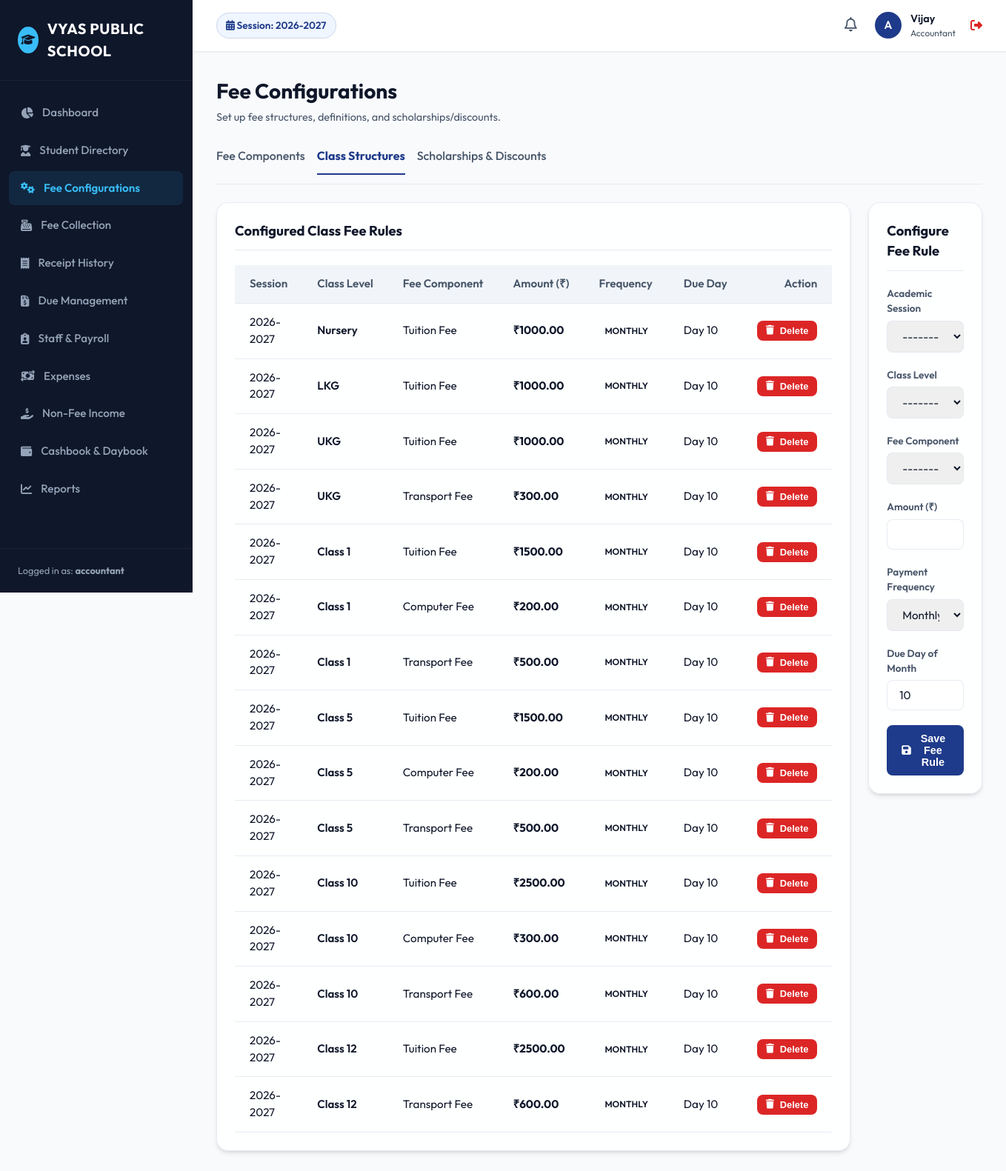
Screenshot of /fees/class-fees/ (signed in) with the database file from the repository.
### users/models.py (models this page shows, shortened)
class User(AbstractUser, SoftDeleteModel):
    SUPER_ADMIN = 'SUPER_ADMIN'
    SCHOOL_ADMIN = 'SCHOOL_ADMIN'
    ACCOUNTANT = 'ACCOUNTANT'
    PRINCIPAL = 'PRINCIPAL'
    TEACHER = 'TEACHER'
    RECEPTIONIST = 'RECEPTIONIST'
    ROLE_CHOICES = [
        (SUPER_ADMIN, 'Super Admin'),
        (SCHOOL_ADMIN, 'School Admin'),
        (ACCOUNTANT, 'Accountant'),
        (PRINCIPAL, 'Principal'),
        (TEACHER, 'Teacher'),
        (RECEPTIONIST, 'Receptionist'),
    ]
    role = models.CharField(max_length=20, choices=ROLE_CHOICES, default=SCHOOL_ADMIN)
    mobile = models.CharField(max_length=15, blank=True, null=True)
    objects = SoftDeleteUserManager()
    def is_school_admin(self):
        return self.role in [self.SUPER_ADMIN, self.SCHOOL_ADMIN]
    def is_accountant(self):
        return self.role in [self.SUPER_ADMIN, self.ACCOUNTANT]

### academics/models.py (models this page shows, shortened)
class AcademicSession(SoftDeleteModel):
    name = models.CharField(max_length=20, unique=True, help_text="e.g. 2026-2027")
    start_date = models.DateField()
    end_date = models.DateField()
    is_active = models.BooleanField(default=False)
    class Meta:
        ordering = ['-start_date']
    def __str__(self):
        return f"{self.name} {'(Active)' if self.is_active else ''}"

class ClassLevel(SoftDeleteModel):
    name = models.CharField(max_length=50, unique=True, help_text="e.g. Class 1, LKG, Nursery")
    class Meta:
        ordering = ['id'] # Order by creation or ID to maintain logical order Nursery -> Class 12
    def __str__(self):
        return self.name

### fees/models.py (models this page shows, shortened)
class ClassFeeStructure(SoftDeleteModel):
    FREQUENCY_CHOICES = [
        ('MONTHLY', 'Monthly'),
        ('QUARTERLY', 'Quarterly'),
        ('ANNUAL', 'Annual'),
    ]
    academic_session = models.ForeignKey(AcademicSession, on_delete=models.CASCADE, related_name='class_fees')
    class_level = models.ForeignKey(ClassLevel, on_delete=models.CASCADE, related_name='class_fees')
    fee_type = models.ForeignKey(FeeType, on_delete=models.CASCADE, related_name='class_fees')
    amount = models.DecimalField(max_digits=10, decimal_places=2)
    payment_frequency = models.CharField(max_length=20, choices=FREQUENCY_CHOICES, default='MONTHLY')
    due_day_of_month = models.IntegerField(default=10)
    class Meta:
        unique_together = ('academic_session', 'class_level', 'fee_type')
        ordering = ['class_level', 'fee_type']

class FeeType(SoftDeleteModel):
    name = models.CharField(max_length=100, unique=True)
    description = models.TextField(blank=True, null=True)
    def __str__(self):
        return self.name

### fees/views.py (the view)
# urls.py: path('class-fees/', views.class_fee_list, name='class_fee_list'),
@login_required
@accountant_only
def class_fee_list(request):
    structures = ClassFeeStructure.objects.all().select_related('academic_session', 'class_level', 'fee_type')
    if request.method == 'POST':
        form = ClassFeeStructureForm(request.POST)
        if form.is_valid():
            cfs = form.save()
            log_activity(request.user, "CREATE_CLASS_FEE_STRUCTURE", {"class": cfs.class_level.name, "type": cfs.fee_type.name, "amount": str(cfs.amount)})
            messages.success(request, f"Fee Structure configured successfully.")
            return redirect('class_fee_list')
    else:
        form = ClassFeeStructureForm()
    return render(request, 'fees/class_fee_list.html', {'structures': structures, 'form': form})

### fees/forms.py
class ClassFeeStructureForm(forms.ModelForm):
    class Meta:
        model = ClassFeeStructure
        fields = ['academic_session', 'class_level', 'fee_type', 'amount', 'payment_frequency', 'due_day_of_month']
        widgets = {
            'academic_session': forms.Select(attrs={'class': 'form-control'}),
            'class_level': forms.Select(attrs={'class': 'form-control'}),
            'fee_type': forms.Select(attrs={'class': 'form-control'}),
            'amount': forms.NumberInput(attrs={'class': 'form-control', 'step': '0.01'}),
            'payment_frequency': forms.Select(attrs={'class': 'form-control'}),
            'due_day_of_month': forms.NumberInput(attrs={'class': 'form-control', 'min': 1, 'max': 31}),
        }

### academics/context_processors.py (called while the page is built)
def academic_session_processor(request):
    try:
        active_session = AcademicSession.objects.get(is_active=True)
    except AcademicSession.DoesNotExist:
        active_session = AcademicSession.objects.order_by('-start_date').first()
    except AcademicSession.MultipleObjectsReturned:
        active_session = AcademicSession.objects.filter(is_active=True).first()
    return {
        'ACTIVE_SESSION': active_session,
        'ALL_SESSIONS': AcademicSession.objects.all()
    }

### core/models.py (called while the page is built)
    def get_queryset(self):
        return SoftDeleteQuerySet(self.model, using=self._db).filter(is_deleted=False)

### users/models.py (called while the page is built)
    def get_queryset(self):
        return SoftDeleteQuerySet(self.model, using=self._db).filter(is_deleted=False)

### templates/fees/class_fee_list.html (shortened to what this page needs)
{% extends 'base.html' %}
{% block content %}
<div class="page-header">
    <div class="page-title">
        <h1>Fee Configurations</h1>
        <p>Set up fee structures, definitions, and scholarships/discounts.</p>
    </div>
</div>
<div style="display: flex; gap: 16px; margin-bottom: 24px; border-bottom: 1px solid var(--border-color); padding-bottom: 12px;">
    <a href="{% url 'fee_type_list' %}" style="font-weight: 500; color: var(--text-secondary); padding-bottom: 12px;">Fee Components</a>
    <a href="{% url 'class_fee_list' %}" style="font-weight: 700; color: var(--primary); border-bottom: 2px solid var(--primary); padding-bottom: 12px;">Class Structures</a>
    <a href="{% url 'student_discount_list' %}" style="font-weight: 500; color: var(--text-secondary); padding-bottom: 12px;">Scholarships & Discounts</a>
</div>
<div style="display: grid; grid-template-columns: 2fr 1fr; gap: 24px;">
    <div class="glass-panel">
        <div class="panel-header">
            <h2>Configured Class Fee Rules</h2>
        </div>
        <div class="table-responsive">
            <table class="custom-table">
                <thead>
                    <tr>
                        <th>Session</th>
                        <th>Class Level</th>
                        <th>Fee Component</th>
                        <th>Amount (₹)</th>
                        <th>Frequency</th>
                        <th>Due Day</th>
                        <th style="text-align: right;">Action</th>
                    </tr>
                </thead>
                <tbody>
                    {% for struct in structures %}
                    <tr>
                        <td>{{ struct.academic_session.name }}</td>
                        <td style="font-weight: 600;">{{ struct.class_level.name }}</td>
                        <td>{{ struct.fee_type.name }}</td>
                        <td style="font-weight: 700;">₹{{ struct.amount|floatformat:2 }}</td>
                        <td><span class="badge info">{{ struct.payment_frequency }}</span></td>
                        <td>Day {{ struct.due_day_of_month }}</td>
                        <td style="text-align: right;">
                            <form method="POST" action="{% url 'class_fee_delete' struct.pk %}" style="display: inline;" onsubmit="return confirm('Deleting this structure will prevent future allocations. Confirm?');">
                                <button type="submit" class="btn btn-danger btn-sm">
                                    <i class="fa-solid fa-trash"></i> Delete
                                </button>
                            </form>
                        </td>
                    </tr>
                    {% empty %}
                    <tr>
                        <td colspan="7" style="text-align: center; color: var(--text-secondary); padding: 20px;">No class fee structures configured yet.</td>
                    </tr>
                    {% endfor %}
                </tbody>
            </table>
        </div>
    </div>
    <div>
        <div class="glass-panel">
            <div class="panel-header">
                <h2>Configure Fee Rule</h2>
            </div>
            <form method="POST">
                <div class="form-group">
                    <label for="{{ form.academic_session.id_for_label }}">Academic Session</label>
                    {{ form.academic_session }}
                </div>
                <div class="form-group">
                    <label for="{{ form.class_level.id_for_label }}">Class Level</label>
                    {{ form.class_level }}
                </div>
                <div class="form-group">
                    <label for="{{ form.fee_type.id_for_label }}">Fee Component</label>
                    {{ form.fee_type }}
                </div>
                <div class="form-group">
                    <label for="{{ form.amount.id_for_label }}">Amount (₹)</label>
                    {{ form.amount }}
                </div>
                <div class="form-group">
                    <label for="{{ form.payment_frequency.id_for_label }}">Payment Frequency</label>
                    {{ form.payment_frequency }}
                </div>
                <div class="form-group">
                    <label for="{{ form.due_day_of_month.id_for_label }}">Due Day of Month</label>
                    {{ form.due_day_of_month }}
                </div>
                <button type="submit" class="btn btn-primary" style="width: 100%; justify-content: center;">
                    <i class="fa-solid fa-save"></i> Save Fee Rule
                </button>
            </form>
        </div>
    </div>
</div>
{% endblock %}

### templates/base.html (shortened to what this page needs)
{% load static %}
<!DOCTYPE html>
<html lang="en">
<head>
    <link rel="stylesheet" href="https://cdnjs.cloudflare.com/ajax/libs/font-awesome/6.4.0/css/all.min.css">
    <link rel="stylesheet" href="{% static 'css/styles.css' %}">
</head>
<body>
    <div class="app-container">
        <aside class="sidebar">
            <div class="sidebar-header">
                <div class="user-avatar" style="background-color: var(--sidebar-active); color: var(--sidebar-bg);">
                    <i class="fa-solid fa-graduation-cap"></i>
                </div>
                <div class="sidebar-logo">VYAS PUBLIC SCHOOL</div>
            </div>
            <ul class="sidebar-menu">
                <li class="menu-item {% if request.resolver_match.url_name == 'dashboard' %}active{% endif %}">
                    <a href="{% url 'dashboard' %}">
                        <i class="fa-solid fa-chart-pie"></i>
                        <span>Dashboard</span>
                    </a>
                </li>
                <li class="menu-item {% if 'students' in request.path %}active{% endif %}">
                    <a href="{% url 'student_list' %}">
                        <i class="fa-solid fa-user-graduate"></i>
                        <span>Student Directory</span>
                    </a>
                </li>
                {% if request.user.is_accountant or request.user.is_school_admin %}
                <li class="menu-item {% if 'fees' in request.path and 'collect' not in request.path and 'receipts' not in request.path and 'dues' not in request.path %}active{% endif %}">
                    <a href="{% url 'fee_type_list' %}">
                        <i class="fa-solid fa-gears"></i>
                        <span>Fee Configurations</span>
                    </a>
                </li>
                <li class="menu-item {% if 'fees/collect' in request.path %}active{% endif %}">
                    <a href="{% url 'fee_collection_dashboard' %}">
                        <i class="fa-solid fa-cash-register"></i>
                        <span>Fee Collection</span>
                    </a>
                </li>
                <li class="menu-item {% if 'fees/receipts' in request.path %}active{% endif %}">
                    <a href="{% url 'receipt_history' %}">
                        <i class="fa-solid fa-receipt"></i>
                        <span>Receipt History</span>
                    </a>
                </li>
                <li class="menu-item {% if 'fees/dues' in request.path %}active{% endif %}">
                    <a href="{% url 'due_report' %}">
                        <i class="fa-solid fa-file-invoice-dollar"></i>
                        <span>Due Management</span>
                    </a>
                </li>
                {% endif %}
                {% if request.user.role == 'SUPER_ADMIN' or request.user.role == 'SCHOOL_ADMIN' or request.user.role == 'PRINCIPAL' or request.user.is_accountant %}
                <li class="menu-item {% if 'staff' in request.path or 'salar' in request.path %}active{% endif %}">
                    <a href="{% url 'staff_list' %}">
                        <i class="fa-solid fa-clipboard-user"></i>
                        <span>Staff & Payroll</span>
                    </a>
                </li>
                {% endif %}
                {% if request.user.is_accountant or request.user.is_school_admin %}
                <li class="menu-item {% if 'finance/expense' in request.path %}active{% endif %}">
                    <a href="{% url 'expense_list' %}">
                        <i class="fa-solid fa-money-bill-transfer"></i>
                        <span>Expenses</span>
                    </a>
                </li>
                <li class="menu-item {% if 'finance/income' in request.path %}active{% endif %}">
                    <a href="{% url 'income_list' %}">
                        <i class="fa-solid fa-hand-holding-dollar"></i>
                        <span>Non-Fee Income</span>
                    </a>
                </li>
                <li class="menu-item {% if 'daybook' in request.path or 'cashbook' in request.path %}active{% endif %}">
                    <a href="{% url 'daybook' %}">
                        <i class="fa-solid fa-wallet"></i>
                        <span>Cashbook & Daybook</span>
                    </a>
                </li>
                {% endif %}
                <li class="menu-item {% if 'reports' in request.path %}active{% endif %}">
                    <a href="{% url 'reports_dashboard' %}">
                        <i class="fa-solid fa-chart-line"></i>
                        <span>Reports</span>
                    </a>
                </li>
            </ul>
            <div class="sidebar-footer">
                Logged in as: <strong>{{ request.user.username }}</strong>
            </div>
        </aside>
        <main class="main-wrapper">
            <header class="main-header">
                <div class="header-left">
                    <div class="session-indicator">
                        <i class="fa-solid fa-calendar-days"></i>
                        Session: {{ ACTIVE_SESSION.name|default:"None Configured" }}
                    </div>
                </div>
                <div class="header-right">
                    <div class="notification-bell">
                        <i class="fa-regular fa-bell" style="font-size: 1.2rem; cursor: pointer; color: var(--text-secondary);"></i>
                    </div>
                    <div class="user-profile" onclick="location.href='{% url 'logout' %}'" title="Click to Logout">
                        <div class="user-avatar">
                            {{ request.user.username|slice:":1"|upper }}
                        </div>
                        <div class="user-info">
                            <div class="user-name">{{ request.user.first_name|default:request.user.username }}</div>
                            <div class="user-role">{{ request.user.get_role_display }}</div>
                        </div>
                        <i class="fa-solid fa-right-from-bracket" style="color: var(--danger); margin-left: 8px;"></i>
                    </div>
                </div>
            </header>
            <div class="content-body">
                {% block content %}{% endblock %}
            </div>
        </main>
    </div>
</body>
</html>

### rows the page displays
User: user.username "accountant", user.username "A", user.first_name "Vijay", user.role "Accountant"
AcademicSession: name "2026-2027"
ClassFeeStructure: academic_session.name "2026-2027", class_level.name "Nursery", fee_type.name "Tuition Fee", amount "1000.00", payment_frequency "MONTHLY", due_day_of_month "10"
ClassFeeStructure: academic_session.name "2026-2027", class_level.name "LKG", fee_type.name "Tuition Fee", amount "1000.00", payment_frequency "MONTHLY", due_day_of_month "10"
ClassFeeStructure: academic_session.name "2026-2027", class_level.name "UKG", fee_type.name "Tuition Fee", amount "1000.00", payment_frequency "MONTHLY", due_day_of_month "10"
ClassFeeStructure: academic_session.name "2026-2027", class_level.name "UKG", fee_type.name "Transport Fee", amount "300.00", payment_frequency "MONTHLY", due_day_of_month "10"
ClassFeeStructure: academic_session.name "2026-2027", class_level.name "Class 1", fee_type.name "Tuition Fee", amount "1500.00", payment_frequency "MONTHLY", due_day_of_month "10"
ClassFeeStructure: academic_session.name "2026-2027", class_level.name "Class 1", fee_type.name "Computer Fee", amount "200.00", payment_frequency "MONTHLY", due_day_of_month "10"
ClassFeeStructure: academic_session.name "2026-2027", class_level.name "Class 1", fee_type.name "Transport Fee", amount "500.00", payment_frequency "MONTHLY", due_day_of_month "10"
ClassFeeStructure: academic_session.name "2026-2027", class_level.name "Class 5", fee_type.name "Tuition Fee", amount "1500.00", payment_frequency "MONTHLY", due_day_of_month "10"
ClassFeeStructure: academic_session.name "2026-2027", class_level.name "Class 5", fee_type.name "Computer Fee", amount "200.00", payment_frequency "MONTHLY", due_day_of_month "10"
ClassFeeStructure: academic_session.name "2026-2027", class_level.name "Class 5", fee_type.name "Transport Fee", amount "500.00", payment_frequency "MONTHLY", due_day_of_month "10"
ClassFeeStructure: academic_session.name "2026-2027", class_level.name "Class 10", fee_type.name "Tuition Fee", amount "2500.00", payment_frequency "MONTHLY", due_day_of_month "10"
ClassFeeStructure: academic_session.name "2026-2027", class_level.name "Class 10", fee_type.name "Computer Fee", amount "300.00", payment_frequency "MONTHLY", due_day_of_month "10"
ClassFeeStructure: academic_session.name "2026-2027", class_level.name "Class 10", fee_type.name "Transport Fee", amount "600.00", payment_frequency "MONTHLY", due_day_of_month "10"
ClassFeeStructure: academic_session.name "2026-2027", class_level.name "Class 12", fee_type.name "Tuition Fee", amount "2500.00", payment_frequency "MONTHLY", due_day_of_month "10"
ClassFeeStructure: academic_session.name "2026-2027", class_level.name "Class 12", fee_type.name "Transport Fee", amount "600.00", payment_frequency "MONTHLY", due_day_of_month "10"
